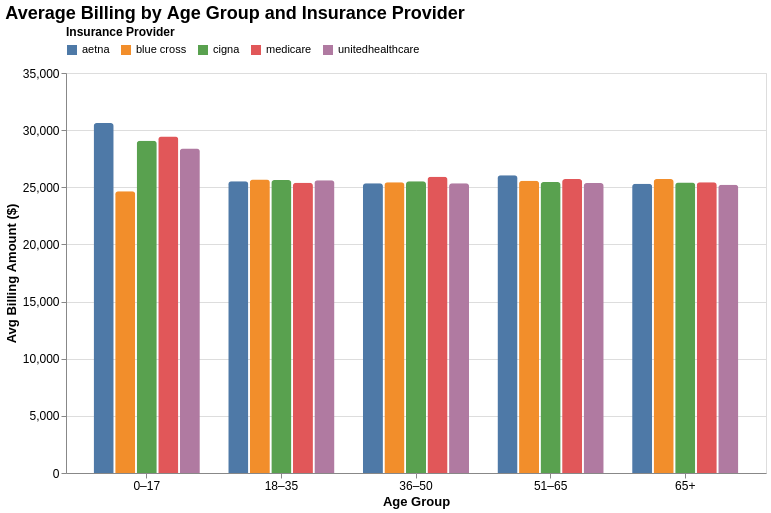

The code cell stored with this chart in its notebook:
### Code cell
chart = (
    alt.Chart(age_avg, title="Average Billing by Age Group and Insurance Provider")
    .mark_bar(size=20, cornerRadiusTopLeft=3, cornerRadiusTopRight=3)
    .encode(
        x=alt.X(
            'age_group:O',
            title='Age Group',
            sort=['0–17','18–35','36–50','51–65','65+'],
            axis=alt.Axis(labelAngle=0)
        ),
        y=alt.Y(
            'avg_billing:Q',
            title='Avg Billing Amount ($)',
            axis=alt.Axis(grid=True)
        ),
        color=alt.Color(
            'insurance_provider:N',
            title='Insurance Provider',
            scale=alt.Scale(range=custom_colors),
            legend=alt.Legend(orient='top')
        ),
        xOffset='insurance_provider:N',
        tooltip=[
            alt.Tooltip('age_group:O', title='Age Group'),
            alt.Tooltip('insurance_provider:N', title='Provider'),
            alt.Tooltip('avg_billing:Q', title='Avg Billing', format='$,.0f')
        ]
    )
    .properties(width=700, height=400)
    .configure_title(
        fontSize=18,
        anchor='start',
        font='Arial'
    )
    .configure_axis(
        labelFontSize=12,
        titleFontSize=13
    )
    .configure_legend(
        titleFontSize=12,
        labelFontSize=11
    )
)

chart.show()
chart.save("Billing By Age Group and Insurance.png")

### Figure 1 — Vega-Lite specification as saved in the notebook (floating-point values rounded to 4 significant figures)
{"config": {"view": {"continuousWidth": 300, "continuousHeight": 300}, "axis": {"labelFontSize": 12, "titleFontSize": 13}, "legend": {"labelFontSize": 11, "titleFontSize": 12}, "title": {"anchor": "start", "font": "Arial", "fontSize": 18}}, "data": {"name": "data-3b78f0990b437693a9ed8e236aad4581"}, "mark": {"type": "bar", "cornerRadiusTopLeft": 3, "cornerRadiusTopRight": 3, "size": 20}, "encoding": {"color": {"field": "insurance_provider", "legend": {"orient": "top"}, "scale": {"range": ["#4E79A7", "#F28E2B", "#59A14F", "#E15759", "#B07AA1", "#76B7B2"]}, "title": "Insurance Provider", "type": "nominal"}, "tooltip": [{"field": "age_group", "title": "Age Group", "type": "ordinal"}, {"field": "insurance_provider", "title": "Provider", "type": "nominal"}, {"field": "avg_billing", "format": "$,.0f", "title": "Avg Billing", "type": "quantitative"}], "x": {"axis": {"labelAngle": 0}, "field": "age_group", "sort": ["0–17", "18–35", "36–50", "51–65", "65+"], "title": "Age Group", "type": "ordinal"}, "xOffset": {"field": "insurance_provider", "type": "nominal"}, "y": {"axis": {"grid": true}, "field": "avg_billing", "title": "Avg Billing Amount ($)", "type": "quantitative"}}, "height": 400, "title": "Average Billing by Age Group and Insurance Provider", "width": 700, "$schema": "https://vega.github.io/schema/vega-lite/v5.20.1.json", "datasets": {"data-3b78f0990b437693a9ed8e236aad4581": [{"age_group": "0–17", "insurance_provider": "aetna", "avg_billing": 30610.0}, {"age_group": "0–17", "insurance_provider": "blue cross", "avg_billing": 24650.0}, {"age_group": "0–17", "insurance_provider": "cigna", "avg_billing": 29070.0}, {"age_group": "0–17", "insurance_provider": "medicare", "avg_billing": 29450.0}, {"age_group": "0–17", "insurance_provider": "unitedhealthcare", "avg_billing": 28390.0}, {"age_group": "18–35", "insurance_provider": "aetna", "avg_billing": 25520.0}, {"age_group": "18–35", "insurance_provider": "blue cross", "avg_billing": 25680.0}, {"age_group": "18–35", "insurance_provider": "cigna", "avg_billing": 25650.0}, {"age_group": "18–35", "insurance_provider": "medicare", "avg_billing": 25410.0}, {"age_group": "18–35", "insurance_provider": "unitedhealthcare", "avg_billing": 25610.0}, {"age_group": "36–50", "insurance_provider": "aetna", "avg_billing": 25350.0}, {"age_group": "36–50", "insurance_provider": "blue cross", "avg_billing": 25440.0}, {"age_group": "36–50", "insurance_provider": "cigna", "avg_billing": 25540.0}, {"age_group": "36–50", "insurance_provider": "medicare", "avg_billing": 25930.0}, {"age_group": "36–50", "insurance_provider": "unitedhealthcare", "avg_billing": 25350.0}, {"age_group": "51–65", "insurance_provider": "aetna", "avg_billing": 26060.0}, {"age_group": "51–65", "insurance_provider": "blue cross", "avg_billing": 25560.0}, {"age_group": "51–65", "insurance_provider": "cigna", "avg_billing": 25470.0}, {"age_group": "51–65", "insurance_provider": "medicare", "avg_billing": 25740.0}, {"age_group": "51–65", "insurance_provider": "unitedhealthcare", "avg_billing": 25370.0}, {"age_group": "65+", "insurance_provider": "aetna", "avg_billing": 25310.0}, {"age_group": "65+", "insurance_provider": "blue cross", "avg_billing": 25720.0}, {"age_group": "65+", "insurance_provider": "cigna", "avg_billing": 25430.0}, {"age_group": "65+", "insurance_provider": "medicare", "avg_billing": 25430.0}, {"age_group": "65+", "insurance_provider": "unitedhealthcare", "avg_billing": 25220.0}]}}
